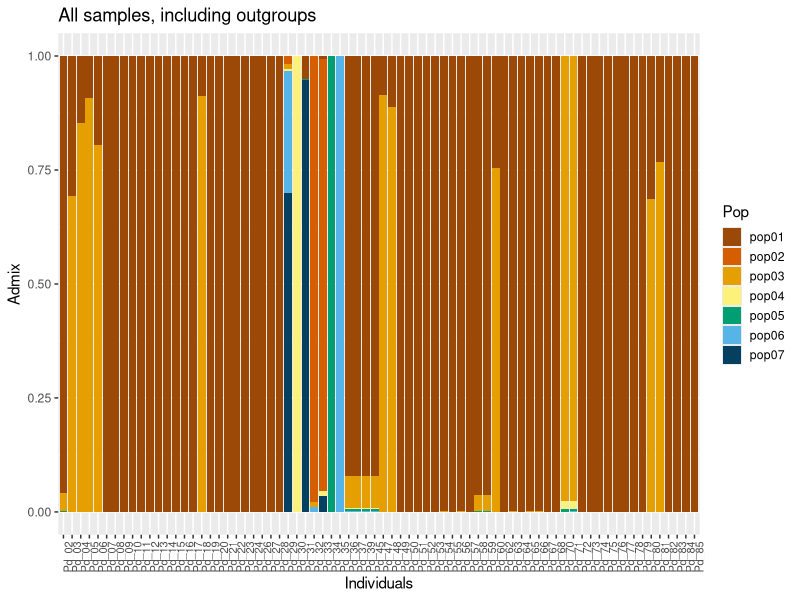
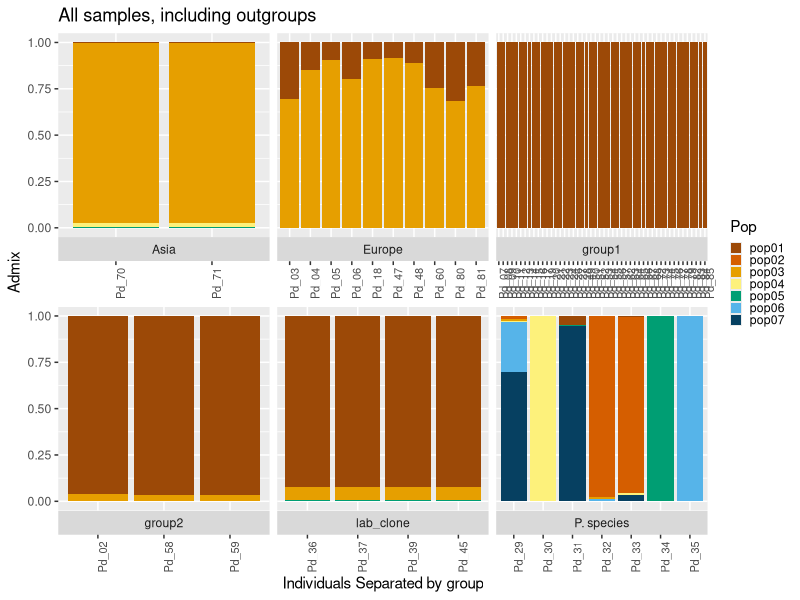
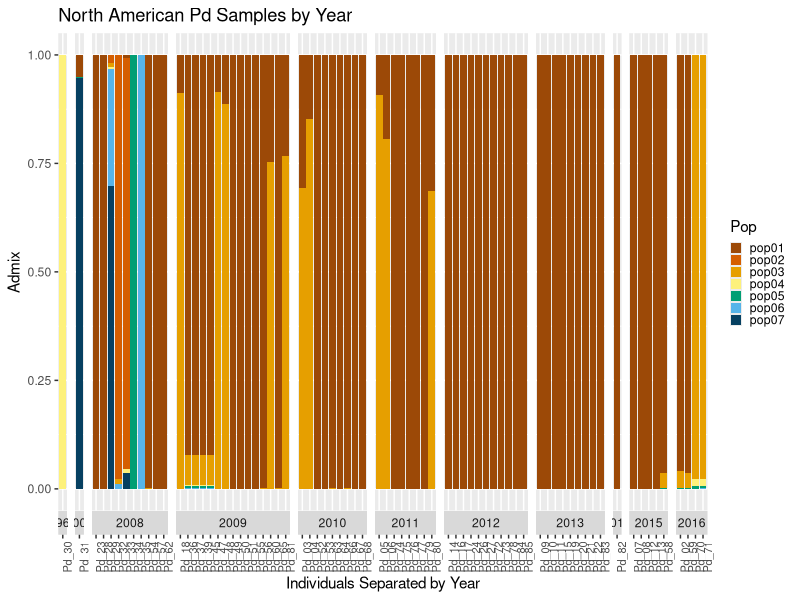

Here is the R script that generated these plots, in order:
library(ggplot2)
#library(see)
#library(colorblindr)
library(dplyr)

setwd("/Users/caprinapugliese/Documents/03_school/Uconn/2024-26_Grad_School/Dagilis-lab/WNS-project/data/04_pcangsd")
df_long <- read.csv("26_04-25_ALL-samples_pcangsd_longdf.csv")

cols <- c("#064061", "#56B4E9","#009E73","#FDF17B","#E69F00","#D55E00","#9C4907")

# og graph
plot1 <- ggplot(df_long,aes(x=ind,y=admix,fill=Pop)) +
scale_fill_manual(values = rev(cols)) +
geom_col(col=NA,inherit.aes = TRUE) +
theme(axis.text.x = element_text(angle = 90, hjust = 1, size=8), legend.key.size=unit(0.5, 'cm')) +
geom_col(col=NA,inherit.aes = TRUE) +
labs(title = "All samples, including outgroups", x = "Individuals", y = "Admix") 
plot1

## grouped by country graph
plot2 <- ggplot(df_long,aes(x=ind,y=admix,fill=Pop)) +
scale_fill_manual(values = rev(cols)) +
geom_col(col=NA,inherit.aes = TRUE) +
theme(axis.text.x = element_text(angle = 90, hjust = 1, size=8), legend.key.size=unit(0.3, 'cm')) +
geom_col(col=NA,inherit.aes = TRUE) +
facet_wrap( ~ group, strip.position = "bottom", scales = "free_x") +
labs(title = "All samples, including outgroups", x = "Individuals Separated by group", y = "Admix") 
plot2
#cvd_grid(plot2)

## grouped by year
ggplot(df_long,aes(x=ind,y=admix,fill=Pop)) +
scale_fill_manual(values = rev(cols)) +
geom_col(col=NA,inherit.aes = TRUE) +
theme(axis.text.x = element_text(angle = 90, hjust = 1, size=8), legend.key.size=unit(0.3, 'cm')) +
geom_col(col=NA,inherit.aes = TRUE) +
facet_grid( ~ year, scales = "free_x", space="free_x", switch = "x") +
labs(title = "North American Pd Samples by Year", x = "Individuals Separated by Year", y = "Admix") 


####################################
# results calculations stuff
####################################

pop04 <- df_long |> filter(Pop == "pop04") |> filter(ind != "Pd_02", ind != "Pd_58", ind != "Pd_59")
